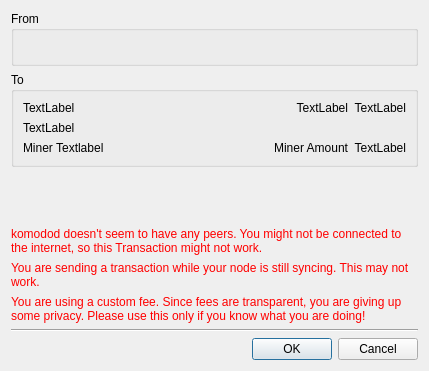
<?xml version="1.0" encoding="UTF-8"?>
<ui version="4.0">
 <class>confirm</class>
 <widget class="QDialog" name="confirm">
  <property name="geometry">
   <rect>
    <x>0</x>
    <y>0</y>
    <width>429</width>
    <height>371</height>
   </rect>
  </property>
  <property name="windowTitle">
   <string>Confirm Transaction</string>
  </property>
  <layout class="QVBoxLayout" name="verticalLayout">
   <item>
    <widget class="QGroupBox" name="groupBox">
     <property name="title">
      <string>From</string>
     </property>
     <layout class="QVBoxLayout" name="verticalLayout_2">
      <item>
       <widget class="QLabel" name="sendFrom">
        <property name="text">
         <string/>
        </property>
        <property name="wordWrap">
         <bool>true</bool>
        </property>
       </widget>
      </item>
     </layout>
    </widget>
   </item>
   <item>
    <widget class="QGroupBox" name="sendToAddrs">
     <property name="title">
      <string>To</string>
     </property>
     <layout class="QGridLayout" name="gridLayout">
      <item row="0" column="2">
       <widget class="QLabel" name="AmtUSD1">
        <property name="sizePolicy">
         <sizepolicy hsizetype="Minimum" vsizetype="Preferred">
          <horstretch>0</horstretch>
          <verstretch>0</verstretch>
         </sizepolicy>
        </property>
        <property name="text">
         <string notr="true">TextLabel</string>
        </property>
        <property name="alignment">
         <set>Qt::AlignRight|Qt::AlignTrailing|Qt::AlignVCenter</set>
        </property>
       </widget>
      </item>
      <item row="1" column="0" colspan="3">
       <widget class="QLabel" name="Memo1">
        <property name="text">
         <string notr="true">TextLabel</string>
        </property>
        <property name="wordWrap">
         <bool>true</bool>
        </property>
       </widget>
      </item>
      <item row="0" column="0">
       <widget class="QLabel" name="Addr1">
        <property name="text">
         <string notr="true">TextLabel</string>
        </property>
        <property name="wordWrap">
         <bool>true</bool>
        </property>
       </widget>
      </item>
      <item row="2" column="2">
       <widget class="QLabel" name="minerFeeUSD">
        <property name="sizePolicy">
         <sizepolicy hsizetype="Minimum" vsizetype="Preferred">
          <horstretch>0</horstretch>
          <verstretch>0</verstretch>
         </sizepolicy>
        </property>
        <property name="text">
         <string notr="true">TextLabel</string>
        </property>
        <property name="alignment">
         <set>Qt::AlignRight|Qt::AlignTrailing|Qt::AlignVCenter</set>
        </property>
       </widget>
      </item>
      <item row="2" column="0">
       <widget class="QLabel" name="labelMinerFee">
        <property name="text">
         <string notr="true">Miner Textlabel</string>
        </property>
       </widget>
      </item>
      <item row="0" column="1">
       <widget class="QLabel" name="Amt1">
        <property name="sizePolicy">
         <sizepolicy hsizetype="Expanding" vsizetype="Preferred">
          <horstretch>0</horstretch>
          <verstretch>0</verstretch>
         </sizepolicy>
        </property>
        <property name="text">
         <string notr="true">TextLabel</string>
        </property>
        <property name="alignment">
         <set>Qt::AlignRight|Qt::AlignTrailing|Qt::AlignVCenter</set>
        </property>
       </widget>
      </item>
      <item row="2" column="1">
       <widget class="QLabel" name="minerFee">
        <property name="sizePolicy">
         <sizepolicy hsizetype="Expanding" vsizetype="Preferred">
          <horstretch>0</horstretch>
          <verstretch>0</verstretch>
         </sizepolicy>
        </property>
        <property name="text">
         <string notr="true">Miner Amount</string>
        </property>
        <property name="alignment">
         <set>Qt::AlignRight|Qt::AlignTrailing|Qt::AlignVCenter</set>
        </property>
       </widget>
      </item>
     </layout>
    </widget>
   </item>
   <item>
    <spacer name="verticalSpacer">
     <property name="orientation">
      <enum>Qt::Vertical</enum>
     </property>
     <property name="sizeHint" stdset="0">
      <size>
       <width>20</width>
       <height>40</height>
      </size>
     </property>
    </spacer>
   </item>
   <item>
    <widget class="QLabel" name="nopeersWarning">
     <property name="styleSheet">
      <string notr="true">color: red;</string>
     </property>
     <property name="text">
      <string>komodod doesn't seem to have any peers. You might not be connected to the internet, so this Transaction might not work.</string>
     </property>
     <property name="wordWrap">
      <bool>true</bool>
     </property>
    </widget>
   </item>
   <item>
    <widget class="QLabel" name="syncingWarning">
     <property name="styleSheet">
      <string notr="true">color: red;</string>
     </property>
     <property name="text">
      <string>You are sending a transaction while your node is still syncing. This may not work.</string>
     </property>
     <property name="wordWrap">
      <bool>true</bool>
     </property>
    </widget>
   </item>
   <item>
    <widget class="QLabel" name="warningLabel">
     <property name="styleSheet">
      <string notr="true">color: red;</string>
     </property>
     <property name="text">
      <string>You are using a custom fee. Since fees are transparent, you are giving up some privacy. Please use this only if you know what you are doing!</string>
     </property>
     <property name="wordWrap">
      <bool>true</bool>
     </property>
    </widget>
   </item>
   <item>
    <widget class="Line" name="line">
     <property name="orientation">
      <enum>Qt::Horizontal</enum>
     </property>
    </widget>
   </item>
   <item>
    <widget class="QDialogButtonBox" name="buttonBox">
     <property name="orientation">
      <enum>Qt::Horizontal</enum>
     </property>
     <property name="standardButtons">
      <set>QDialogButtonBox::Cancel|QDialogButtonBox::Ok</set>
     </property>
    </widget>
   </item>
  </layout>
 </widget>
 <resources/>
 <connections>
  <connection>
   <sender>buttonBox</sender>
   <signal>accepted()</signal>
   <receiver>confirm</receiver>
   <slot>accept()</slot>
   <hints>
    <hint type="sourcelabel">
     <x>248</x>
     <y>254</y>
    </hint>
    <hint type="destinationlabel">
     <x>157</x>
     <y>274</y>
    </hint>
   </hints>
  </connection>
  <connection>
   <sender>buttonBox</sender>
   <signal>rejected()</signal>
   <receiver>confirm</receiver>
   <slot>reject()</slot>
   <hints>
    <hint type="sourcelabel">
     <x>316</x>
     <y>260</y>
    </hint>
    <hint type="destinationlabel">
     <x>286</x>
     <y>274</y>
    </hint>
   </hints>
  </connection>
 </connections>
</ui>
